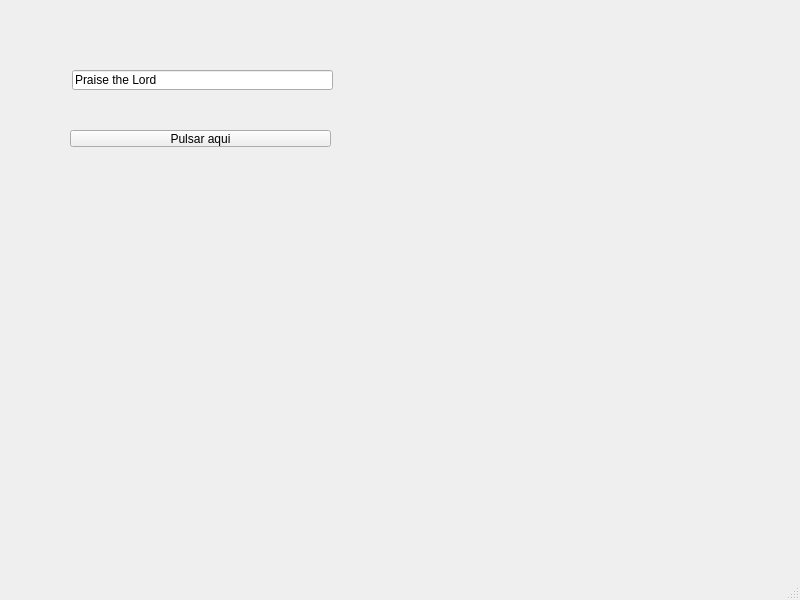
<?xml version="1.0" encoding="UTF-8"?>
<ui version="4.0">
 <class>MainWindow</class>
 <widget class="QMainWindow" name="MainWindow">
  <property name="geometry">
   <rect>
    <x>0</x>
    <y>0</y>
    <width>800</width>
    <height>600</height>
   </rect>
  </property>
  <property name="windowTitle">
   <string>MainWindow</string>
  </property>
  <widget class="QWidget" name="centralwidget">
   <widget class="QPushButton" name="boton">
    <property name="geometry">
     <rect>
      <x>70</x>
      <y>130</y>
      <width>261</width>
      <height>17</height>
     </rect>
    </property>
    <property name="text">
     <string>Pulsar aqui</string>
    </property>
   </widget>
   <widget class="QLineEdit" name="mensaje">
    <property name="geometry">
     <rect>
      <x>72</x>
      <y>70</y>
      <width>261</width>
      <height>20</height>
     </rect>
    </property>
    <property name="text">
     <string>Praise the Lord</string>
    </property>
   </widget>
  </widget>
  <widget class="QMenuBar" name="menubar">
   <property name="geometry">
    <rect>
     <x>0</x>
     <y>0</y>
     <width>800</width>
     <height>18</height>
    </rect>
   </property>
  </widget>
  <widget class="QStatusBar" name="statusbar"/>
 </widget>
 <resources/>
 <connections/>
</ui>
